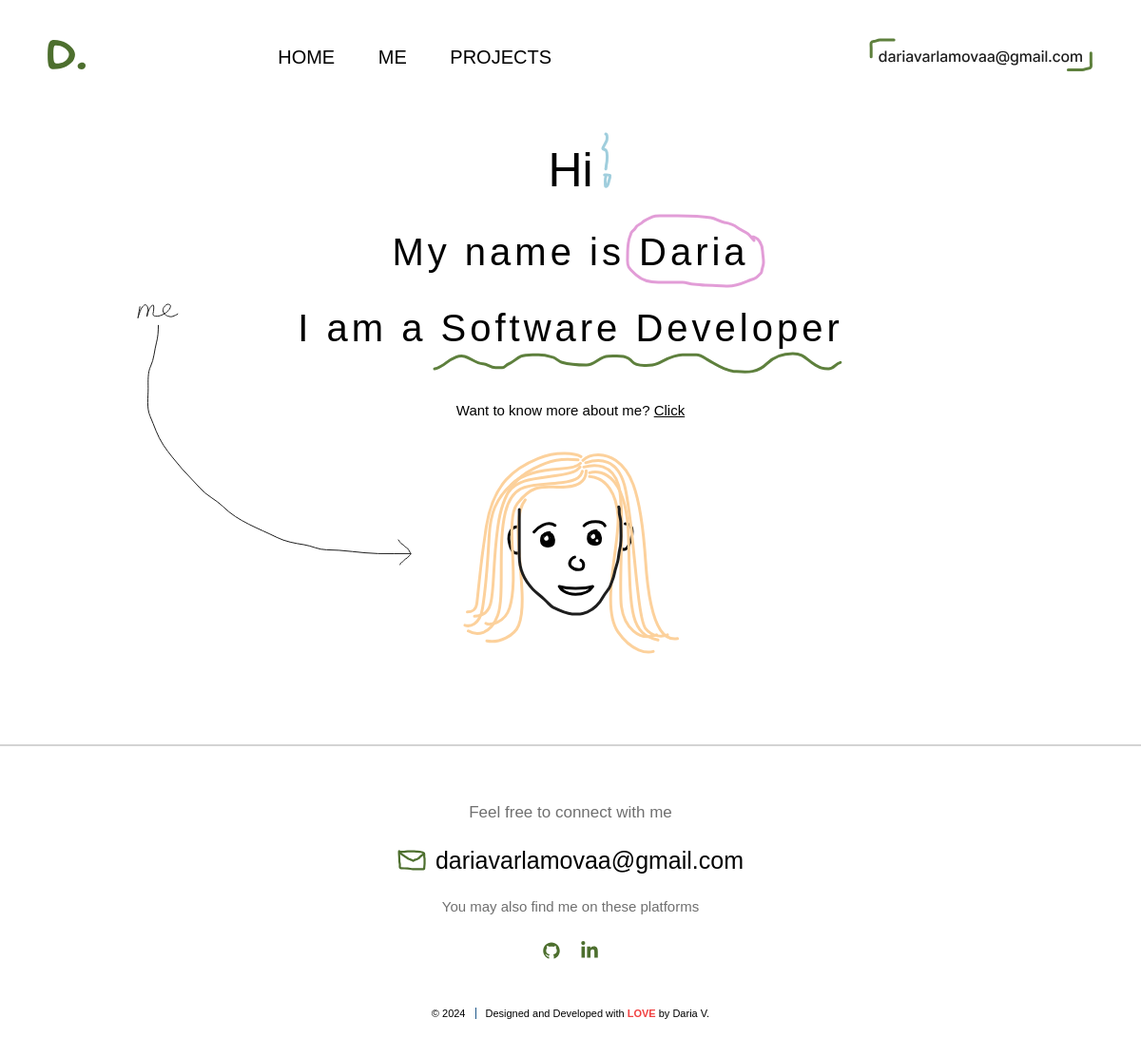
The page /home on the database its author committed.
### tables this page shows
CREATE TABLE menu(
id INTEGER PRIMARY KEY AUTOINCREMENT,
title TEXT NOT NULL,
url TEXT NOT NULL
);

### main.py (the view)
@app.route('/', methods=['GET'])
@app.route('/home')
def home():
    connection = connect_db()
    db = DataBase(connection)
    return render_template('home.html', title='home', menu=db.get_menu())

### Database.py (called while the page is built)
    def _get_objects(self, table, *args):
        try:
            columns = ', '.join(args)
            self.__cur.execute(f'SELECT {columns} FROM {table}')
            res = self.__cur.fetchall()
            if res:
                return res
        except IOError:
            print('Error while connecting to database')
        return []

    def get_menu(self):
        return self._get_objects('menu', 'title', 'url')

### main.py (called while the page is built)
def connect_db():
    con = sqlite3.connect(app.config['DATABASE'])
    con.row_factory = sqlite3.Row
    return con

### templates/home.html
{% extends 'base.html' %}
{% block css %}
<link rel="stylesheet" href="{{ url_for ('static', filename='css/home.css') }}">
{% endblock %}
{% block content%}
<section class="main-page">
    <div class="container">
        <div class="banner">
            <h1>Hi</h1>
            <img class="home-lines exclamation-mark" src="{{ url_for ('static', filename='images/exclamation_mark.svg') }}" alt="exclamation mark">
            <p>My name is Daria</p>
            <img class="home-lines circle" src="{{ url_for ('static', filename='images/circle.svg') }}" alt="circle">
            <p>I am a Software Developer</p>
            <img class="home-lines wavy-line" src="{{ url_for ('static', filename='images/wavy_line.svg') }}"
                 alt="wavy line">
            <a class="link-to-about" href="{{ url_for ('me') }}">Want to know more about me? <span class="click-button">Click</span></a>
            <div class="my-svg">
                <img class="me-line" src="{{ url_for ('static', filename='images/me-line.svg') }}" alt="me line">
                <img src="{{ url_for ('static', filename='images/me.svg') }}" alt="my svg">
            </div>
        </div>
    </div>
</section>
{% endblock content %}

### templates/base.html (shortened to what this page needs)
<!DOCTYPE html>
<html lang="en">
<head>
    <link href="{{ url_for('static', filename='css/base.css') }}" rel="stylesheet" type="text/css">
    {% block css %} {% endblock %}
</head>
<body>
{% block header %}
<header class="header-menu">
    <div class="header-container">
        <div class="logo">
            <a href="{{ url_for ('home') }}">
                <img src="{{ url_for ('static', filename='images/D.svg') }}" alt="logo">
            </a>
        </div>
        <div class="menu-nav">
            {% for m in menu %}
            <a class="menu-nav-item" href="{{ m.url }}">{{ m.title }}</a>
            {% endfor %}
        </div>
        <div class="mail-image">
            <img src="{{ url_for ('static', filename='images/my-mail.svg') }}" alt="mail">
        </div>
    </div>
</header>
{% endblock header %}
<main>
    {% block content %}
    {% endblock content %}
</main>
<footer class="footer-nav">
    <div class="page-footer_wrapper container">
        <hr class="horizontal-line">
        <div class="next-steps">
            <p class="positive-sentence">Feel free to connect with me</p>
            <div class="mail-parts">
                <img src="{{ url_for ('static', filename='images/mail-box.svg') }}" alt="mail">
                <span class="mail"><a href="mailto: dariavarlamovaa@gmail.com" class="dev-email">dariavarlamovaa@gmail.com</a></span>
            </div>
            <p class="another-platforms">You may also find me on these platforms</p>
            <div class="footer-body">
                <ul class="footer-icons">
                    <li class="social-icon">
                        <a href="https://github.com/dariavarlamovaa" target="_blank"
                           rel="noopener noreferrer">
                        </a>
                    </li>
                    <li class="social-icon">
                        <a href="https://www.linkedin.com/in/dariavarlamovaa/"
                           target="_blank" rel="noopener noreferrer">
                        </a>
                    </li>
                </ul>
            </div>
        </div>
    </div>
    <div class="page-info">
        <div class="footer-copyright">
            <p>© 2024</p>
        </div>
        <div class="footer-designer-name">
            <p>Designed and Developed with <span class="red-word">LOVE</span> by Daria V.</p>
        </div>
    </div>
</footer>
</body>
</html>

### static/css/base.css (style rules this page uses)
html { height: 100%; }
body { min-height: 100vh; display: flex; flex-direction: column; font-family: "Helvetica", "Open-Sans", sans-serif; font-weight: 200; font-size: 20px; color: #000000; background-color: #FFFFFF; margin: 0; padding: 0; }
main { flex: 1; }
a { text-decoration: none; color: #000000 }
h1, h2, h3, p { margin: 0; }
li, ul { margin: 0; padding: 0; }
svg { vertical-align: middle; }
.container { max-width: 1240px; min-width: 280px; margin: 0 auto; box-sizing: border-box; }
.header-container { text-align: right; display: flex; align-items: center; justify-content: space-between; padding: 40px 50px; margin: auto; position: relative; }
.logo img { max-width: 40px; }
.menu-nav { display: inline-block; vertical-align: middle; line-height: 0; width: 100%; position: absolute; right: 50%; }
.menu-nav-item { background: transparent; cursor: pointer; border: 0; margin: 20px; font-size: 20px; text-transform: uppercase; }
.next-steps { display: flex; flex-direction: column; align-items: center; gap: 25px; padding-bottom: 30px; }
.positive-sentence { color: #707070; font-size: 17px; }
.dev-email { font-size: 25px; font-weight: 400; }
.mail-parts { display: flex; flex-direction: row; align-items: center; gap: 10px; }
.another-platforms { font-size: 15px; color: #707070; }
.footer-icons { list-style: none; display: flex; gap: 20px; padding: 0; }
.social-icon a { color: #1F598A; }
.page-info { display: flex; flex-wrap: wrap; justify-content: center; box-sizing: border-box; font-size: 11px; font-weight: 200; align-items: center; gap: 10px; padding: 20px 0; }
.footer-copyright { border-right: 1px solid #1F598A; padding-right: 10px; }
.red-word { color: #EF2424DD; font-weight: 600; }
.horizontal-line { border: 0.1px solid #d3d3d3; margin-top: 60px; margin-bottom: 60px; }

### static/css/home.css (style rules this page uses)
.banner { display: flex; text-align: center; justify-content: center; flex-direction: column; gap: 35px; align-items: center; padding-top: 30px; position: relative; max-width: 600px; margin: 0 auto; }
.banner h1 { font-size: 50px; font-weight: 200; }
.banner p { font-size: 40px; letter-spacing: 4px; }
.home-lines { position: absolute; }
.exclamation-mark { top: 19px; right: 256px; }
.circle { top: 105px; right: 95px; }
.wavy-line { top: 250px; right: 14px; }
.link-to-about { padding-top: 20px; font-size: 15px; }
.click-button { text-decoration: underline; }
.my-svg { position: relative; margin-bottom: 30px; }
.me-line { max-width: 300px; position: absolute; left: -343px; top: -160px; }

### rows shown on the page
menu: title "HOME"
menu: title "ME"
menu: title "PROJECTS"
